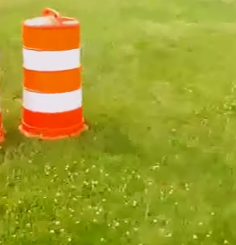
#> input picture Anushika_na19b028_2/imgr.PNG, 236 x 245 px
$ jupyter execute 'PS2_Assignment 2.ipynb'   (text cells are left out)
#> lines starting #> are read from the running program, lines starting #| are printed output that depends on the picture; after the words box and inside, x2 and y2 are one past the last pixel; in counts of white or black regions, pixels touching at a corner belong together; pictures that were not available may be replaced by others from this repository, and a replacement may not be noted
[cell 1]
import numpy as np
import cv2
from matplotlib import pyplot as plt

[cell 2]
#ref_img is the image of object we need to find
ref_img = cv2.imread('imgr.PNG')
#> ref_img is the input picture: shape (245, 236, 3); mean B, G, R 44.5, 158, 161.2
#converting to HSV from RGB
hsvr = cv2.cvtColor(ref_img, cv2.COLOR_BGR2HSV)
#> hsvr: shape (245, 236, 3); mean H, S, V 33.8, 192.9, 171.1

#finding histogram of ref_img using calcHist and normalizing
ref_hist = cv2.calcHist([hsvr], [0, 1], None, [180, 256], [0, 180, 0, 256])
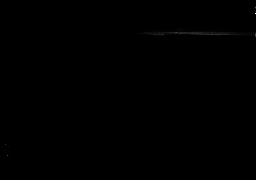
#> ref_hist: shape (180, 256) float32; min 0, max 1471, mean 1.3; drawn with min black and max white
cv2.normalize(ref_hist,ref_hist,0,255,cv2.NORM_MINMAX)
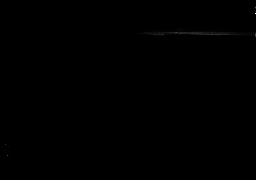
#> ref_hist: shape (180, 256) float32; 7.79% of pixels changed, all inside (x1, y1, x2, y2) = (1, 0, 256, 180)

[cell 3]
plt.figure(figsize=(10,10))
plt.plot(ref_hist);
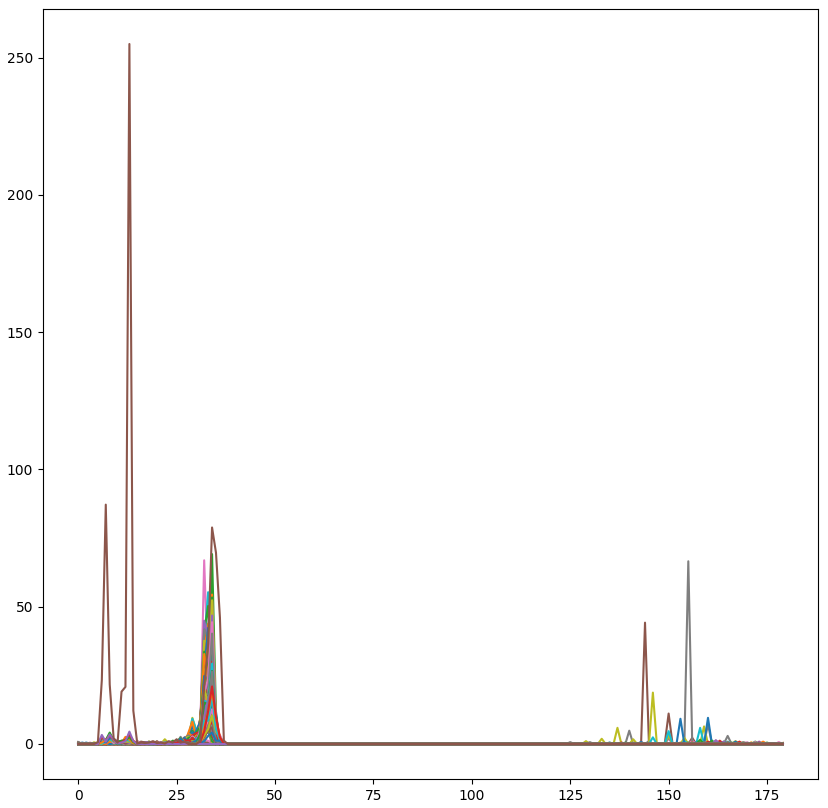
#> figure drawn by matplotlib, 1 panel; curve peaks at x = 0, y = 0.173; curve peaks at x = 15, y = 0.173
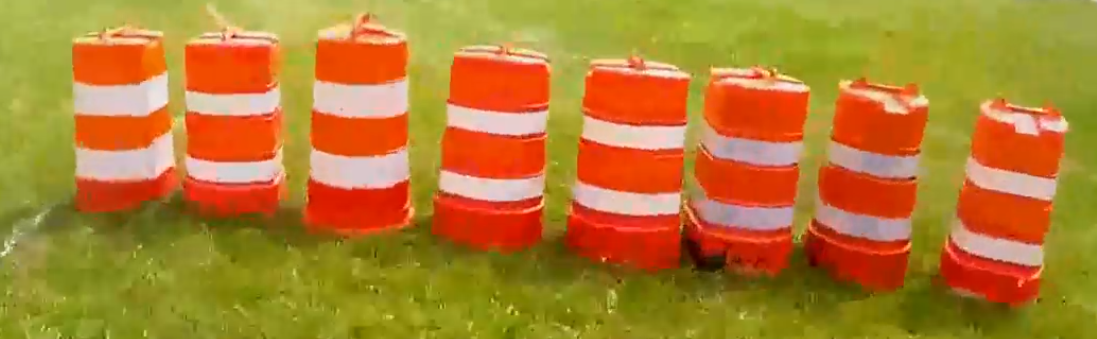
#> input picture Original.png, 1097 x 339 px, given in place of video.mp4, which was not available
#> further down, frame is the input picture: shape (339, 1097, 3); mean B, G, R 48.3, 126.2, 177.4

[cell 4]
def match_barrel(img):
    img1= cv2.cvtColor(img, cv2.COLOR_BGR2HSV)
#> img1: shape (339, 1097, 3); mean H, S, V 24.5, 190.2, 179.4

    #apply backprojection
    res = cv2.calcBackProject([img1],[0,1],ref_hist,[0,180,0,256],1)
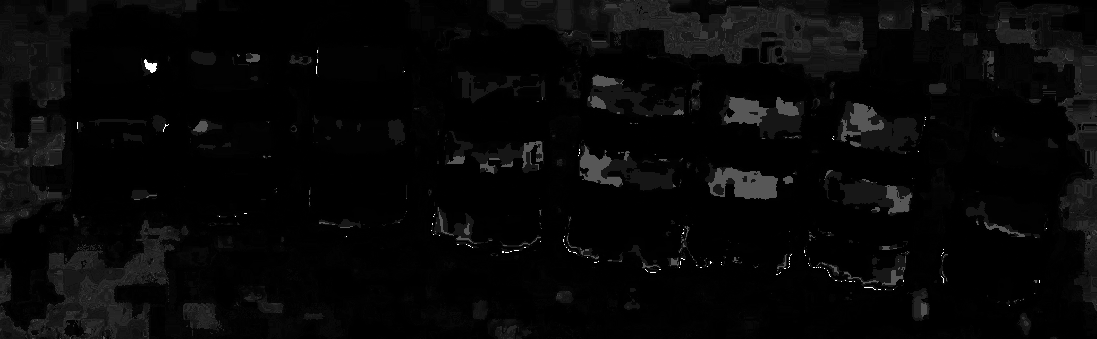
#> res: shape (339, 1097); min 0, max 255, mean 7.2

    #apply a convolution with a circular disc
    disc = cv2.getStructuringElement(cv2.MORPH_ELLIPSE,(5,5))
    cv2.filter2D(res,-1,disc,res)
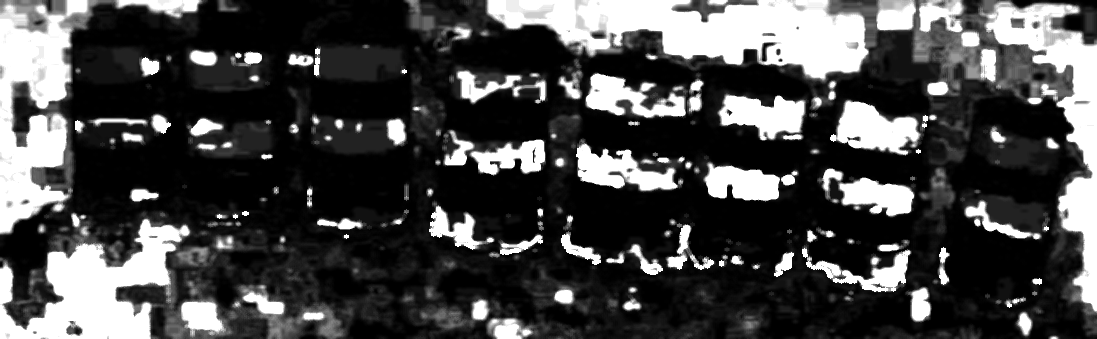
#> res: shape (339, 1097); min 0, max 255, mean 72.5
    cv2.normalize(res,res,0,255,cv2.NORM_MINMAX)

    # Use thresholding to segment out the region
    ret,thresh = cv2.threshold(res,50,255,0)
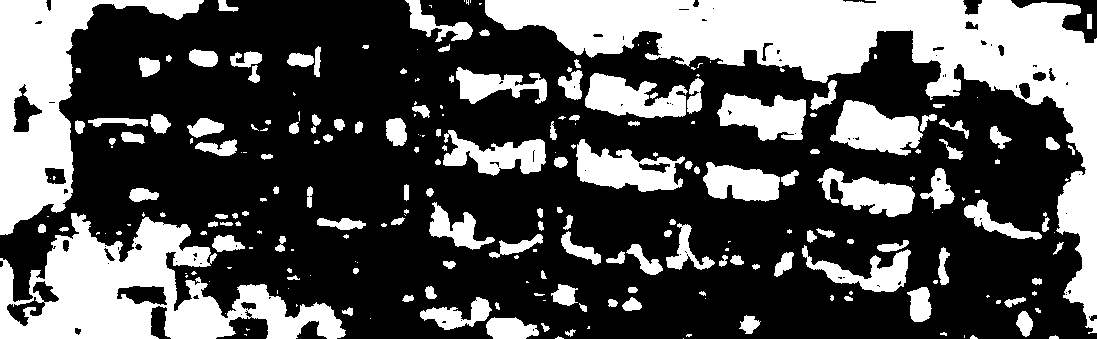
#> thresh: shape (339, 1097); 33.4% white; 245 white regions (100 under 20 px), largest, box (x1, y1, x2, y2) and area: (485, 0, 1097, 334) 42345, (0, 213, 346, 339) 20343, (0, 0, 204, 235) 15960

    # Overlay images using bitwise_or
    thresh = cv2.merge((thresh,thresh,thresh))
    res1 = cv2.bitwise_or(img,thresh)
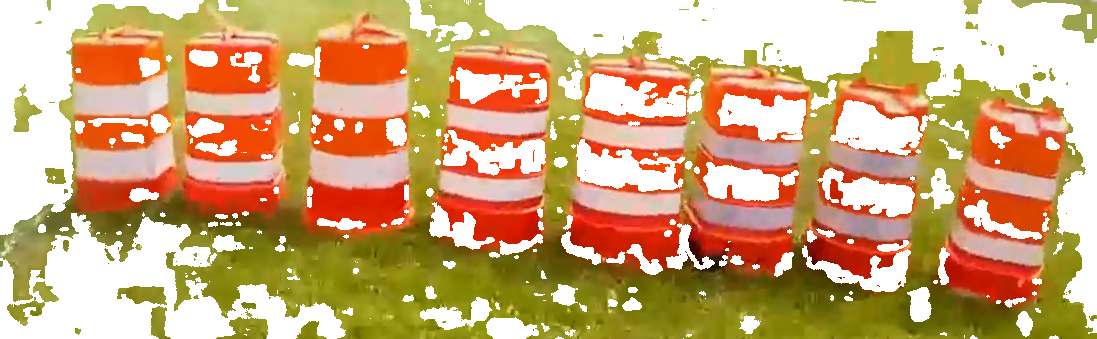
#> res1: shape (339, 1097, 3); mean B, G, R 122.4, 168.3, 206.6
    return res1

[cell 5]
cap = cv2.VideoCapture('video.mp4')
while cap.isOpened():
    ret, frame = cap.read()
    if not ret:
        break
    result = match_barrel(frame)
    cv2.imshow('a1', result)

    if cv2.waitKey(1) & 0xFF== ord('q'):
#> (key q is pressed here)
        break
cap.release()
cv2.destroyAllWindows()
